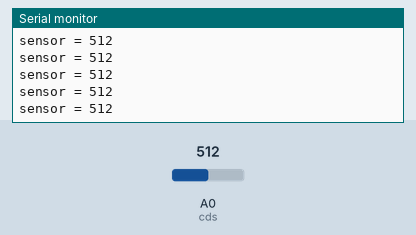
Bench run of a sketch on a simulated Arduino Uno, built with avr-gcc and run on an emulated ATmega328P. Shown: the last lines printed to the serial monitor. The test bench sets the inputs (shaded band); at power-on: A0 (cds) = 512.

Above: at 4.2 s.
4.3 s: A0 (cds) set to 982
At 5.1 s:
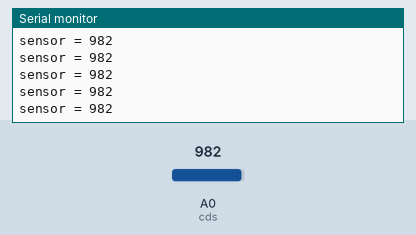
5.8 s: A0 (cds) set to 1009
At 6.5 s:
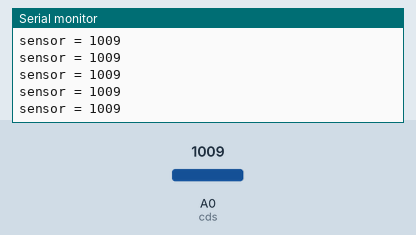
7.3 s: A0 (cds) set to 105
At 8.0 s:
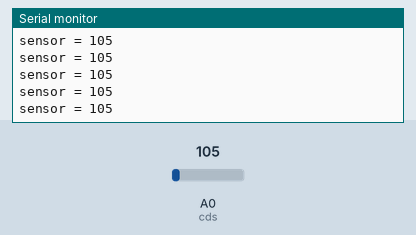
8.8 s: A0 (cds) set to 88
At 9.4 s:
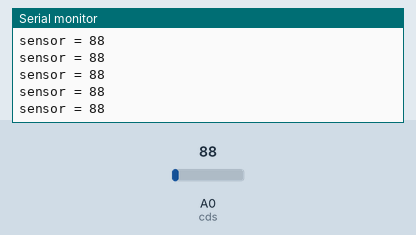
Timing chart, 0 to 11.8 s (numbered marks = the images above; inputs shaded):
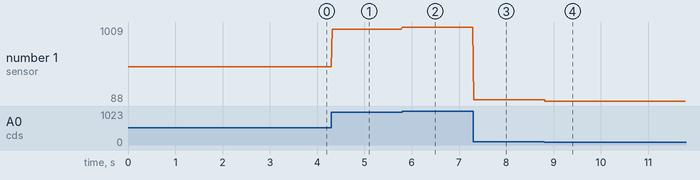

Measured:
- after the input at 4.3 s, the serial monitor: prints a new line at once (image 1)
- after the input at 5.8 s, the serial monitor: prints a new line at once (image 2)
- after the input at 7.3 s, the serial monitor: prints a new line at once (image 3)
- after the input at 8.8 s, the serial monitor: prints a new line at once (image 4)
- plotted number 1: 512 → 982 after the input at 4.3 s, 982 → 1009 after the input at 5.8 s, 1009 → 105 after the input at 7.3 s, 105 → 88 after the input at 8.8 s

The sketch:

_____1.ino
```cpp
int cds = A0; // Analog input pin that the potentiometer is attached to
int cdsValue = 0; // value read from the pot
void setup() {
Serial.begin(9600);
}
void loop() {
cdsValue  = analogRead(cds); // read the analog in value:
Serial.print("sensor = "); // print the results to the serial monitor:
Serial.println(cdsValue);
// for the analog-to-digital converter to settle // after the last reading:
delay(20); // wait 2 milliseconds before the next loop
}
```
